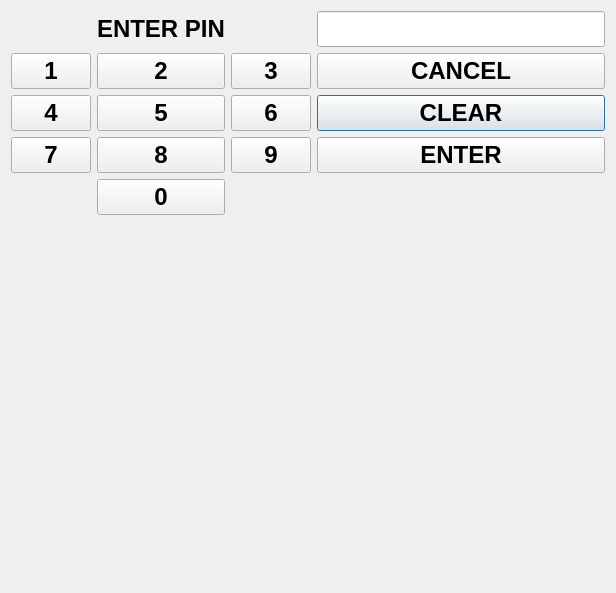
<?xml version="1.0" encoding="UTF-8"?>
<ui version="4.0">
 <class>pin</class>
 <widget class="QDialog" name="pin">
  <property name="geometry">
   <rect>
    <x>0</x>
    <y>0</y>
    <width>616</width>
    <height>593</height>
   </rect>
  </property>
  <property name="windowTitle">
   <string>Dialog</string>
  </property>
  <layout class="QGridLayout" name="gridLayout_2">
   <item row="0" column="0">
    <layout class="QGridLayout" name="gridLayout">
     <item row="3" column="3">
      <widget class="QPushButton" name="clear">
       <property name="font">
        <font>
         <pointsize>18</pointsize>
         <bold>true</bold>
        </font>
       </property>
       <property name="text">
        <string>CLEAR</string>
       </property>
      </widget>
     </item>
     <item row="3" column="1">
      <widget class="QPushButton" name="numero5">
       <property name="font">
        <font>
         <pointsize>18</pointsize>
         <bold>true</bold>
        </font>
       </property>
       <property name="text">
        <string>5</string>
       </property>
      </widget>
     </item>
     <item row="2" column="1">
      <widget class="QPushButton" name="numero2">
       <property name="font">
        <font>
         <pointsize>18</pointsize>
         <bold>true</bold>
        </font>
       </property>
       <property name="text">
        <string>2</string>
       </property>
      </widget>
     </item>
     <item row="4" column="1">
      <widget class="QPushButton" name="numero8">
       <property name="font">
        <font>
         <pointsize>18</pointsize>
         <bold>true</bold>
        </font>
       </property>
       <property name="text">
        <string>8</string>
       </property>
      </widget>
     </item>
     <item row="1" column="3">
      <widget class="QLineEdit" name="lineEdit">
       <property name="font">
        <font>
         <pointsize>18</pointsize>
         <bold>true</bold>
        </font>
       </property>
      </widget>
     </item>
     <item row="5" column="1">
      <widget class="QPushButton" name="numero0">
       <property name="font">
        <font>
         <pointsize>18</pointsize>
         <bold>true</bold>
        </font>
       </property>
       <property name="text">
        <string>0</string>
       </property>
      </widget>
     </item>
     <item row="1" column="1">
      <widget class="QLabel" name="label">
       <property name="font">
        <font>
         <pointsize>18</pointsize>
         <bold>true</bold>
        </font>
       </property>
       <property name="text">
        <string>ENTER PIN</string>
       </property>
      </widget>
     </item>
     <item row="2" column="3">
      <widget class="QPushButton" name="cancel">
       <property name="font">
        <font>
         <pointsize>18</pointsize>
         <bold>true</bold>
        </font>
       </property>
       <property name="text">
        <string>CANCEL</string>
       </property>
      </widget>
     </item>
     <item row="3" column="0">
      <widget class="QPushButton" name="numero4">
       <property name="font">
        <font>
         <pointsize>18</pointsize>
         <bold>true</bold>
        </font>
       </property>
       <property name="text">
        <string>4</string>
       </property>
      </widget>
     </item>
     <item row="4" column="3">
      <widget class="QPushButton" name="enter">
       <property name="font">
        <font>
         <pointsize>18</pointsize>
         <bold>true</bold>
        </font>
       </property>
       <property name="text">
        <string>ENTER</string>
       </property>
      </widget>
     </item>
     <item row="2" column="2">
      <widget class="QPushButton" name="numero3">
       <property name="font">
        <font>
         <pointsize>18</pointsize>
         <bold>true</bold>
        </font>
       </property>
       <property name="text">
        <string>3</string>
       </property>
      </widget>
     </item>
     <item row="4" column="0">
      <widget class="QPushButton" name="numero7">
       <property name="font">
        <font>
         <pointsize>18</pointsize>
         <bold>true</bold>
        </font>
       </property>
       <property name="text">
        <string>7</string>
       </property>
      </widget>
     </item>
     <item row="2" column="0">
      <widget class="QPushButton" name="numero1">
       <property name="font">
        <font>
         <pointsize>18</pointsize>
         <bold>true</bold>
        </font>
       </property>
       <property name="text">
        <string>1</string>
       </property>
      </widget>
     </item>
     <item row="3" column="2">
      <widget class="QPushButton" name="numero6">
       <property name="font">
        <font>
         <pointsize>18</pointsize>
         <bold>true</bold>
        </font>
       </property>
       <property name="text">
        <string>6</string>
       </property>
      </widget>
     </item>
     <item row="4" column="2">
      <widget class="QPushButton" name="numero9">
       <property name="font">
        <font>
         <pointsize>18</pointsize>
         <bold>true</bold>
        </font>
       </property>
       <property name="text">
        <string>9</string>
       </property>
      </widget>
     </item>
    </layout>
   </item>
   <item row="1" column="0">
    <widget class="QLabel" name="messageLabel">
     <property name="font">
      <font>
       <pointsize>22</pointsize>
       <bold>true</bold>
      </font>
     </property>
     <property name="text">
      <string/>
     </property>
    </widget>
   </item>
  </layout>
 </widget>
 <resources/>
 <connections/>
</ui>
